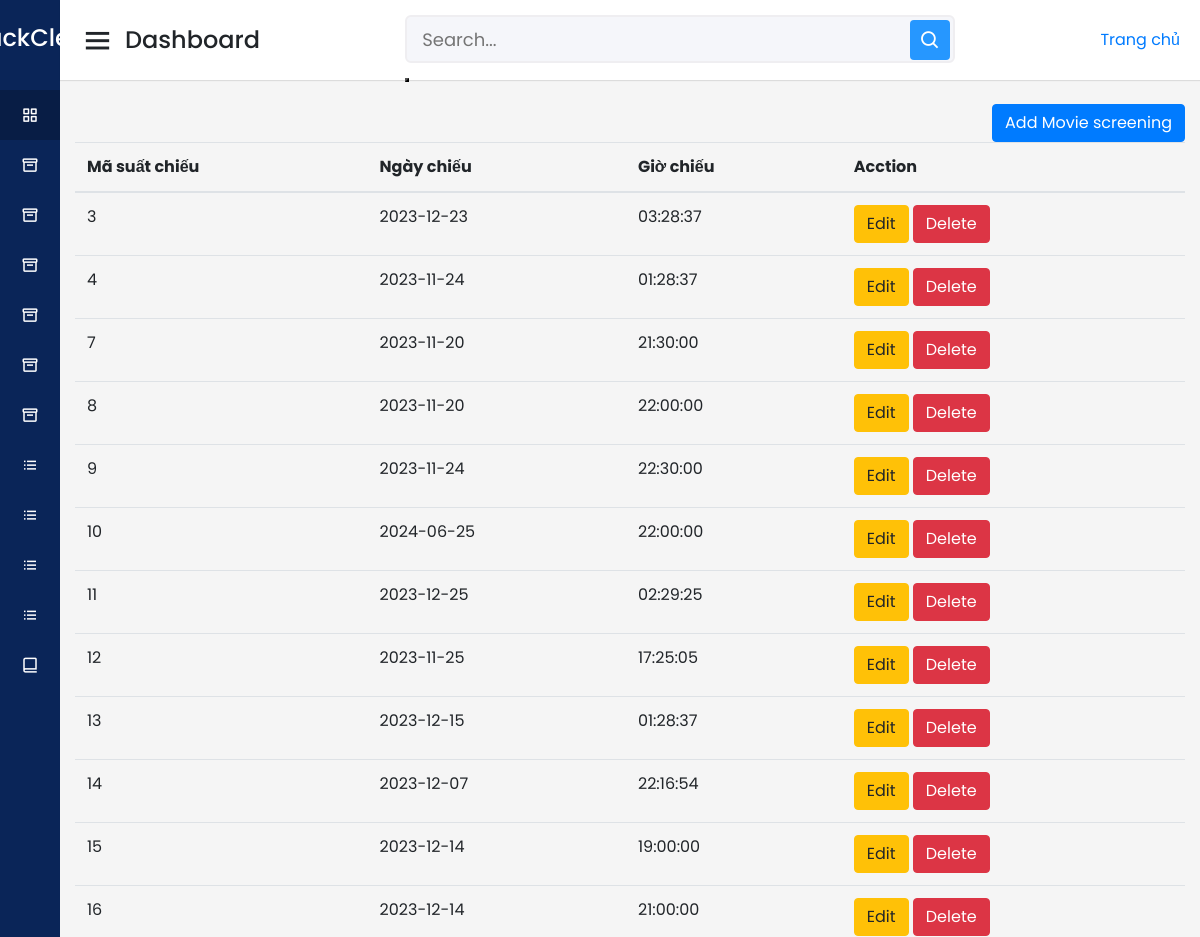
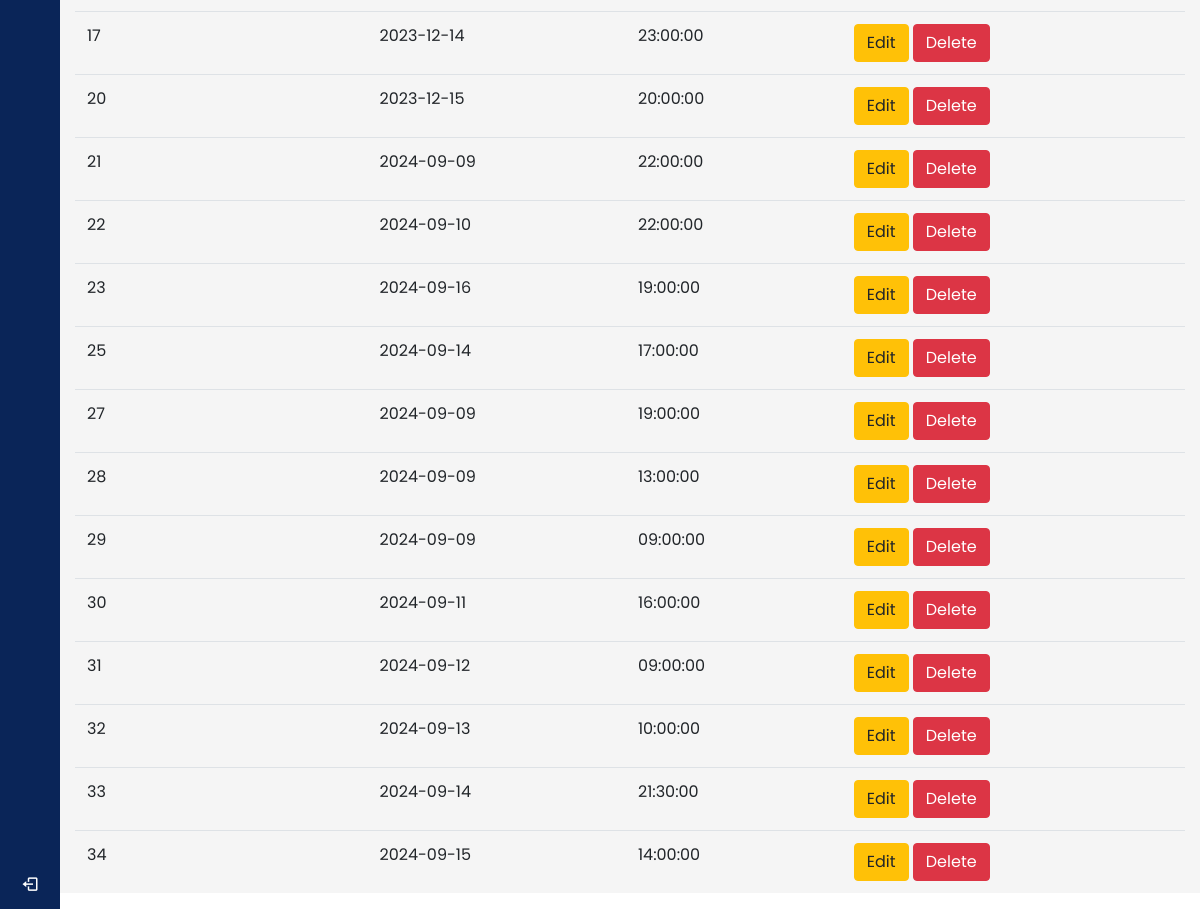
/admin/index.php?act=showsc (signed in), run on the app's committed database (2 pictures, top to bottom).
### tables this page shows
CREATE TABLE `suat_chieu` (
  `id_suat_chieu` int(11) NOT NULL,
  `ngay_chieu` date NOT NULL,
  `gio_chieu` time NOT NULL,
  `id_phim` int(11) NOT NULL,
  `id_rap` int(11) NOT NULL
);

### model/pdo.php (called while the page is built, shortened)
<?php
function pdo_get_connection(){
    $dburl = "mysql:host=localhost;dbname=duan1_fpoly_2023;charset=utf8";
    $username = 'root';
    $password = '';
    $conn = new PDO($dburl, $username, $password);
    $conn->setAttribute(PDO::ATTR_ERRMODE, PDO::ERRMODE_EXCEPTION);
    return $conn;
}
function pdo_query($sql){
    $sql_args = array_slice(func_get_args(), 1);
    try{
        $conn = pdo_get_connection();
        $stmt = $conn->prepare($sql);
        $stmt->execute($sql_args);
        $rows = $stmt->fetchAll();
        return $rows;
    }
    catch(PDOException $e){
        throw $e;
    }
    finally{
        unset($conn);
    }
}

### model/suatchieu.php (called while the page is built, shortened)
<?php
function show_sc() {
    $sql = "SELECT phim.*,suat_chieu.*
            FROM suat_chieu
            INNER JOIN phim ON suat_chieu.id_phim = phim.id_phim
    ";
    $result=pdo_query($sql);
    return $result;
}
?>

### admin/suatchieu/show.php (the view, shortened to what this page needs)
<section class="content">
        <div class="container-fluid">
          <a class="float-right" href="index.php?act=addsc"><button class="btn btn-primary" type="button">Add Movie screening</button></a>
          <table class="table">
            <thead>
              <tr>
              <th scope="col">Mã suất chiếu</th>
            <th scope="col">Ngày chiếu</th>
            <th scope="col">Giờ chiếu</th>
            <th scope="col">Acction</th>
              </tr>
            </thead>
            <tr>
            <?php
    foreach ($result as  $row) {
    ?>
        <tr>
            <td><?php echo $row['id_suat_chieu']; ?></td>
            <td><?php echo $row['ngay_chieu']; ?></td>
            <td><?php echo $row['gio_chieu']; ?></td>
            <td>
            <a href="index.php?act=update_query_sc&id_suat_chieu=<?php echo $row['id_suat_chieu']; ?>"><button class="btn btn-warning">Edit</button></a>
            <a href="index.php?act=delete_sc&id_suat_chieu=<?php echo $row['id_suat_chieu']; ?>"><button onclick="return confirm('Ban muon xoa khong?')" class="btn btn-danger">Delete</button></a>
            </td>
        </tr>
    <?php
    }
    ?>
          </table>
        </div>
      </section>

### Assets/css/admin.css (style rules this page uses)
* { margin: 0; padding: 0; box-sizing: border-box; font-family: 'Poppins', sans-serif; }

### data on the page
suat_chieu: id_suat_chieu "3", ngay_chieu "2023-12-23", gio_chieu "03:28:37"
suat_chieu: id_suat_chieu "4", ngay_chieu "2023-11-24", gio_chieu "01:28:37"
suat_chieu: id_suat_chieu "7", ngay_chieu "2023-11-20", gio_chieu "21:30:00"
suat_chieu: id_suat_chieu "8", ngay_chieu "2023-11-20", gio_chieu "22:00:00"
suat_chieu: id_suat_chieu "9", ngay_chieu "2023-11-24", gio_chieu "22:30:00"
suat_chieu: id_suat_chieu "10", ngay_chieu "2024-06-25", gio_chieu "22:00:00"
suat_chieu: id_suat_chieu "11", ngay_chieu "2023-12-25", gio_chieu "02:29:25"
suat_chieu: id_suat_chieu "12", ngay_chieu "2023-11-25", gio_chieu "17:25:05"
suat_chieu: id_suat_chieu "13", ngay_chieu "2023-12-15", gio_chieu "01:28:37"
suat_chieu: id_suat_chieu "14", ngay_chieu "2023-12-07", gio_chieu "22:16:54"
suat_chieu: id_suat_chieu "15", ngay_chieu "2023-12-14", gio_chieu "19:00:00"
suat_chieu: id_suat_chieu "16", ngay_chieu "2023-12-14", gio_chieu "21:00:00"
suat_chieu: id_suat_chieu "17", ngay_chieu "2023-12-14", gio_chieu "23:00:00"
suat_chieu: id_suat_chieu "20", ngay_chieu "2023-12-15", gio_chieu "20:00:00"
suat_chieu: id_suat_chieu "21", ngay_chieu "2024-09-09", gio_chieu "22:00:00"
suat_chieu: id_suat_chieu "22", ngay_chieu "2024-09-10", gio_chieu "22:00:00"
suat_chieu: id_suat_chieu "23", ngay_chieu "2024-09-16", gio_chieu "19:00:00"
suat_chieu: id_suat_chieu "25", ngay_chieu "2024-09-14", gio_chieu "17:00:00"
suat_chieu: id_suat_chieu "27", ngay_chieu "2024-09-09", gio_chieu "19:00:00"
suat_chieu: id_suat_chieu "28", ngay_chieu "2024-09-09", gio_chieu "13:00:00"
suat_chieu: id_suat_chieu "29", ngay_chieu "2024-09-09", gio_chieu "09:00:00"
suat_chieu: id_suat_chieu "30", ngay_chieu "2024-09-11", gio_chieu "16:00:00"
suat_chieu: id_suat_chieu "31", ngay_chieu "2024-09-12", gio_chieu "09:00:00"
suat_chieu: id_suat_chieu "32", ngay_chieu "2024-09-13", gio_chieu "10:00:00"
suat_chieu: id_suat_chieu "33", ngay_chieu "2024-09-14", gio_chieu "21:30:00"
suat_chieu: id_suat_chieu "34", ngay_chieu "2024-09-15", gio_chieu "14:00:00"
